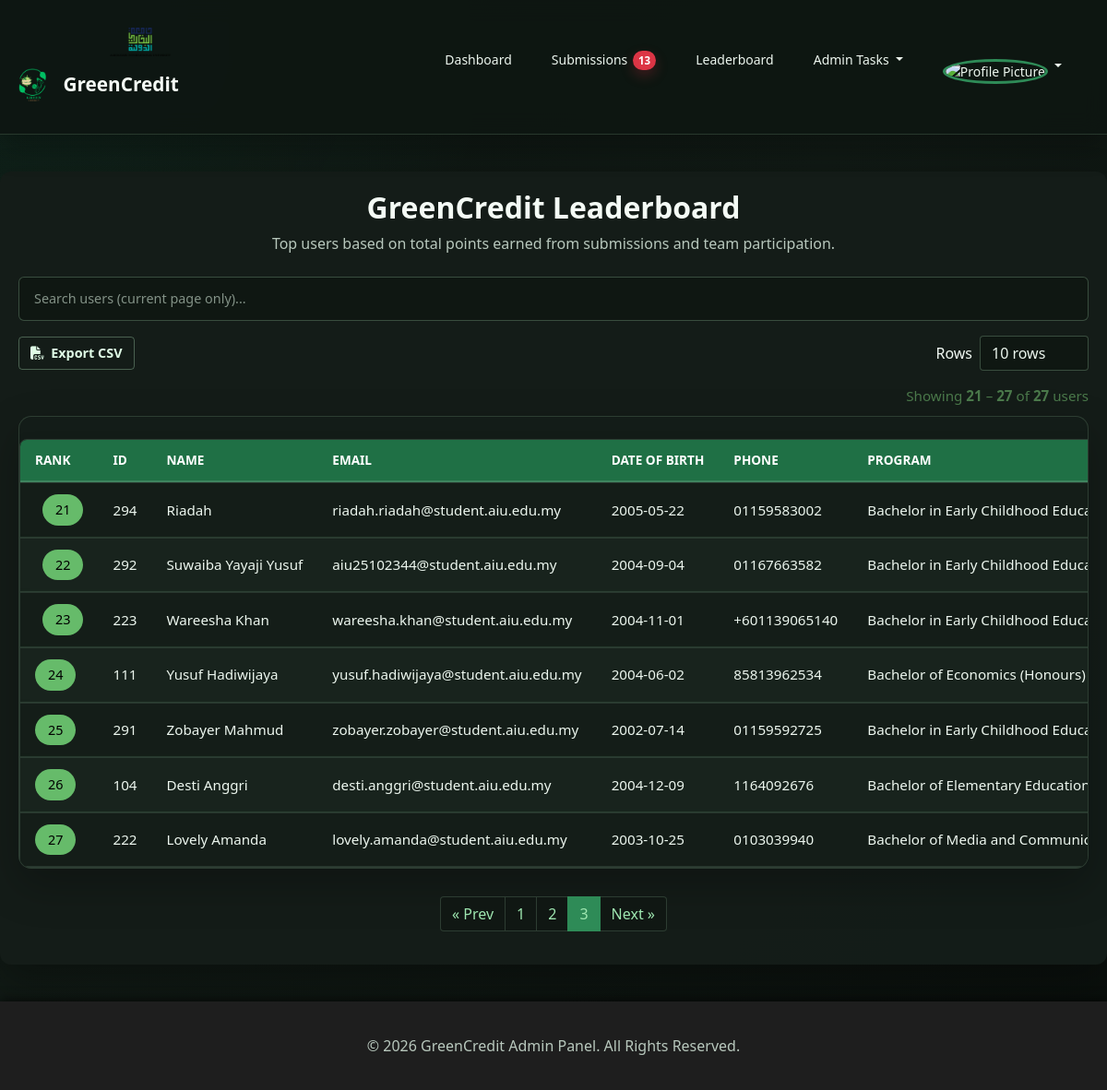
The page /admin/leaderboard.php?page=3 (signed in) on the database its author committed.
### tables this page shows
CREATE TABLE `users` (
  `id` int NOT NULL,
  `name` varchar(255) NOT NULL,
  `date_of_birth` date NOT NULL,
  `phone_number` varchar(20) NOT NULL,
  `email` varchar(255) NOT NULL,
  `password` varchar(255) NOT NULL,
  `role` enum('admin','user') DEFAULT 'user',
  `eco_points` int DEFAULT '0',
  `profile_pic` varchar(255) DEFAULT 'default-profile.jpg',
  `program_of_study` varchar(255) NOT NULL,
  `intake` varchar(50) NOT NULL,
  `country` varchar(100) NOT NULL,
  `gender` enum('Male','Female','Other') NOT NULL,
  `department` varchar(255) NOT NULL,
  `expected_graduation_year` year NOT NULL,
  `created_at` timestamp NOT NULL DEFAULT CURRENT_TIMESTAMP,
  `reset_token` varchar(255) DEFAULT NULL,
  `token_expiry` datetime DEFAULT NULL
);

### admin/leaderboard.php (the view, shortened to what this page needs)
<?php
include '../includes/db.php';
$per_page_param = $_GET['per_page'] ?? '10';
$allowed_per_page = ['10', '25', '50', '100', 'all'];
$per_page_param = in_array($per_page_param, $allowed_per_page, true) ? $per_page_param : '10';
$per_page = (int)($per_page_param === 'all' ? 10 : $per_page_param);
$page = isset($_GET['page']) && is_numeric($_GET['page']) ? (int) $_GET['page'] : 1;
$offset = ($page - 1) * $per_page;
$user_query = $conn->query("SELECT id, name, email, date_of_birth, phone_number,
                            program_of_study, intake, country, gender, department,
                            expected_graduation_year, created_at, eco_points
                            FROM users");
$users = [];
if ($user_query) {
    while ($row = $user_query->fetch_assoc()) {
        $users[$row['id']] = [
            'name' => $row['name'],
            'email' => $row['email'],
            'date_of_birth' => $row['date_of_birth'],
            'phone_number' => $row['phone_number'],
            'program_of_study' => $row['program_of_study'],
            'intake' => $row['intake'],
            'country' => $row['country'],
            'gender' => $row['gender'],
            'department' => $row['department'],
            'expected_graduation_year' => $row['expected_graduation_year'],
            'created_at' => $row['created_at'],
            'eco_points' => $row['eco_points'],
            'calculated_points' => 0
        ];
    }
}
$nameToIdMap = [];
foreach ($users as $id => $user) {
    $nameToIdMap[$user['name']] = $id;
}
$submissions_query = "SELECT user_id, points, team_members FROM submissions WHERE status = 'approved'";
$result = $conn->query($submissions_query);
if ($result) {
    while ($submission = $result->fetch_assoc()) {
        $submitter_id = (int) $submission['user_id'];
        $points = (int) $submission['points'];
        $team_members_json = $submission['team_members'];
        if (isset($users[$submitter_id])) {
            $users[$submitter_id]['calculated_points'] += $points;
        }
        $team_members = json_decode($team_members_json, true);
        if (is_array($team_members)) {
            foreach ($team_members as $memberName) {
                if (isset($nameToIdMap[$memberName])) {
                    $memberId = $nameToIdMap[$memberName];
                    if ($memberId !== $submitter_id && isset($users[$memberId])) {
                        $users[$memberId]['calculated_points'] += $points;
                    }
                }
            }
        }
    }
}
$users_with_points = array_filter($users, fn($u) => $u['calculated_points'] > 0);
uasort($users_with_points, function ($a, $b) {
    $cmp = $b['calculated_points'] <=> $a['calculated_points'];
    if ($cmp !== 0) return $cmp;
    $cmp2 = $b['eco_points'] <=> $a['eco_points'];
    if ($cmp2 !== 0) return $cmp2;
    return strcmp($a['name'], $b['name']);
});
$leaderboard = [];
foreach ($users_with_points as $user_id => $user_data) {
    $leaderboard[] = [
        'id' => $user_id,
        'name' => $user_data['name'],
        'email' => $user_data['email'],
        'date_of_birth' => $user_data['date_of_birth'],
        'phone_number' => $user_data['phone_number'],
        'program_of_study' => $user_data['program_of_study'],
        'intake' => $user_data['intake'],
        'country' => $user_data['country'],
        'gender' => $user_data['gender'],
        'department' => $user_data['department'],
        'expected_graduation_year' => $user_data['expected_graduation_year'],
        'created_at' => $user_data['created_at'],
        'eco_points' => (int) $user_data['eco_points'],
        'calculated_points' => (int) $user_data['calculated_points']
    ];
}
$total_users = count($leaderboard);
$per_page = $per_page_param === 'all' ? max(1, $total_users) : $per_page;
$total_pages = $per_page_param === 'all' ? 1 : max(1, (int) ceil($total_users / $per_page));
$paginated_leaderboard = $per_page_param === 'all' ? $leaderboard : array_slice($leaderboard, $offset, $per_page);
$show_from = $total_users > 0 ? $offset + 1 : 0;
$show_to = min($offset + $per_page, $total_users);
?>
<!DOCTYPE html>
<html lang="en">
<head>
    <link href="https://cdn.jsdelivr.net/npm/bootstrap@5.1.3/dist/css/bootstrap.min.css" rel="stylesheet" />
</head>
<body>
<?php include 'includes/header.php'; ?>
<div class="leaderboard-container">
    <h2>GreenCredit Leaderboard</h2>
    <p>Top users based on total points earned from submissions and team participation.</p>
    <div class="table-filter mb-3">
        <input type="text" id="searchInput" class="form-control" placeholder="Search users (current page only)...">
    </div>
    <div class="d-flex justify-content-between align-items-center gap-2 flex-wrap mb-3">
        <a href="export_csv.php?table=leaderboard" class="btn btn-outline-success">
            <i class="fas fa-file-csv me-1"></i> Export CSV
        </a>
        <form method="GET" class="d-flex align-items-center gap-2">
            <label for="per_page" class="mb-0 fw-semibold">Rows</label>
            <select id="per_page" name="per_page" class="form-select" onchange="this.form.submit()">
                <?php foreach (['10','25','50','100','all'] as $option): ?>
                    <option value="<?= $option ?>" <?= $per_page_param === $option ? 'selected' : '' ?>><?= $option === 'all' ? 'All rows' : $option . ' rows' ?></option>
                <?php endforeach; ?>
            </select>
        </form>
    </div>
    <div class="results-meta">
        Showing <strong><?php echo number_format($show_from); ?></strong> –
        <strong><?php echo number_format($show_to); ?></strong> of
        <strong><?php echo number_format($total_users); ?></strong> users
    </div>
    <div class="table-responsive">
        <table class="table leaderboard-table" id="leaderboardTable">
            <thead>
                <tr>
                    <th scope="col">Rank</th>
                    <th scope="col">ID</th>
                    <th scope="col">Name</th>
                    <th scope="col">Email</th>
                    <th scope="col">Date of Birth</th>
                    <th scope="col">Phone</th>
                    <th scope="col">Program</th>
                </tr>
            </thead>
            <tbody>
                <?php if (!empty($paginated_leaderboard)): ?>
                    <?php foreach ($paginated_leaderboard as $i => $entry):
                        $display_rank = $offset + $i + 1;
                    ?>
                        <tr class="searchable-row">
                            <td><span class="rank-badge"><?= htmlspecialchars($display_rank); ?></span></td>
                            <td><?= htmlspecialchars($entry['id']); ?></td>
                            <td><?= htmlspecialchars($entry['name']); ?></td>
                            <td><?= htmlspecialchars($entry['email']); ?></td>
                            <td><?= htmlspecialchars($entry['date_of_birth']); ?></td>
                            <td><?= htmlspecialchars($entry['phone_number']); ?></td>
                            <td><?= htmlspecialchars($entry['program_of_study']); ?></td>
                        </tr>
                    <?php endforeach; ?>
                <?php endif; ?>
            </tbody>
        </table>
    </div>
    <?php if ($total_pages > 1): ?>
    <nav aria-label="Leaderboard pagination">
        <ul class="pagination justify-content-center">
            <li class="page-item <?= $page <= 1 ? 'disabled' : '' ?>">
                <a class="page-link" href="?page=<?= max(1, $page - 1) ?>" aria-label="Previous">
                    <span aria-hidden="true">&laquo; Prev</span>
                </a>
            </li>
            <?php
            $window = 2;
            $start = max(1, $page - $window);
            $end = min($total_pages, $page + $window);
            for ($p = $start; $p <= $end; $p++) {
                $active = ($p === $page) ? 'active' : '';
                echo '<li class="page-item ' . $active . '"><a class="page-link" href="?page=' . $p . '">' . $p . '</a></li>';
            }
            ?>
            <li class="page-item <?= $page >= $total_pages ? 'disabled' : '' ?>">
                <a class="page-link" href="?page=<?= min($total_pages, $page + 1) ?>" aria-label="Next">
                    <span aria-hidden="true">Next &raquo;</span>
                </a>
            </li>
        </ul>
    </nav>
    <?php endif; ?>
</div>
<?php include 'includes/footer.php'; ?>
</body>
</html>

### admin/leaderboard.php (style rules this page uses)
.leaderboard-container { max-width: 1400px; margin: 40px auto; padding: 20px; font-family: 'Segoe UI', Tahoma, Geneva, Verdana, sans-serif; background: #fff; border-radius: 12px; box-shadow: 0 6px 16px rgba(46, 125, 50, 0.15); }
.leaderboard-container h2 { text-align: center; color: #2e7d32; font-weight: 700; margin-bottom: 8px; }
.leaderboard-container p { text-align: center; color: #4a784a; margin-bottom: 24px; font-size: 1rem; }
.table-responsive { overflow-x: auto; margin-bottom: 20px; }
.leaderboard-table { width: 100%; border-collapse: collapse; }
.leaderboard-table thead tr { background: linear-gradient(90deg, #81c784, #388e3c); color: white; }
.leaderboard-table thead th { padding: 12px 16px; text-align: left; font-weight: 600; text-transform: uppercase; font-size: 0.85rem; vertical-align: middle; white-space: nowrap; }
.leaderboard-table tbody tr { border-bottom: 1px solid #e0e0e0; transition: background-color 0.3s ease; }
.leaderboard-table tbody td { padding: 12px 16px; text-align: left; font-size: 0.95rem; color: #333; vertical-align: middle; white-space: nowrap; }
.rank-badge { background-color: #4caf50; color: #fff; border-radius: 20px; padding: 6px 14px; font-size: 0.9rem; display: inline-block; min-width: 36px; text-align: center; }
.table-filter { margin-bottom: 20px; }
.results-meta { color: #4a784a; font-size: 0.95rem; margin-bottom: 10px; text-align: right; }
.pagination .page-link { color: #2e7d32; }
.pagination .page-item.active .page-link { background-color: #2e7d32; border-color: #2e7d32; }

### rows shown on the page
users: display_rank "21", id "294", name "Riadah", email "riadah.riadah@student.aiu.edu.my", date_of_birth "2005-05-22", phone_number "01159583002", program_of_study "Bachelor in Early Childhood…"
users: display_rank "22", id "292", name "Suwaiba Yayaji Yusuf", email "aiu25102344@student.aiu.edu.my", date_of_birth "2004-09-04", phone_number "01167663582", program_of_study "Bachelor in Early Childhood…"
users: display_rank "23", id "223", name "Wareesha Khan", email "wareesha.khan@student.aiu.edu.my", date_of_birth "2004-11-01", phone_number "+601139065140", program_of_study "Bachelor in Early Childhood…"
users: display_rank "24", id "111", name "Yusuf Hadiwijaya", email "yusuf.hadiwijaya@student.aiu.edu.my", date_of_birth "2004-06-02", phone_number "85813962534", program_of_study "Bachelor of Economics (Honours)"
users: display_rank "25", id "291", name "Zobayer Mahmud", email "zobayer.zobayer@student.aiu.edu.my", date_of_birth "2002-07-14", phone_number "01159592725", program_of_study "Bachelor in Early Childhood…"
users: display_rank "26", id "104", name "Desti Anggri", email "desti.anggri@student.aiu.edu.my", date_of_birth "2004-12-09", phone_number "1164092676", program_of_study "Bachelor of Elementary…"
users: display_rank "27", id "222", name "Lovely Amanda", email "lovely.amanda@student.aiu.edu.my", date_of_birth "2003-10-25", phone_number "0103039940", program_of_study "Bachelor of Media and…"

### other values the page prints
$pending_submission_count "13"
$show_from "21"
$show_to "27"
$total_users "27"
form field per_page "10 rows"
